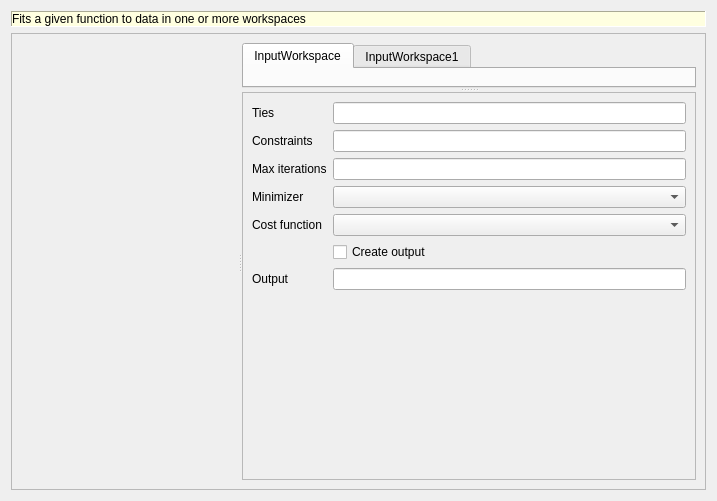
<?xml version="1.0" encoding="UTF-8"?>
<ui version="4.0">
 <class>FitDialog</class>
 <widget class="QWidget" name="FitDialog">
  <property name="geometry">
   <rect>
    <x>0</x>
    <y>0</y>
    <width>717</width>
    <height>501</height>
   </rect>
  </property>
  <property name="windowTitle">
   <string>Fit Dialog</string>
  </property>
  <layout class="QVBoxLayout" name="dialogLayout">
   <item>
    <widget class="QLabel" name="label_2">
     <property name="palette">
      <palette>
       <active>
        <colorrole role="Button">
         <brush brushstyle="SolidPattern">
          <color alpha="255">
           <red>255</red>
           <green>255</green>
           <blue>224</blue>
          </color>
         </brush>
        </colorrole>
        <colorrole role="Base">
         <brush brushstyle="SolidPattern">
          <color alpha="255">
           <red>255</red>
           <green>255</green>
           <blue>224</blue>
          </color>
         </brush>
        </colorrole>
        <colorrole role="Window">
         <brush brushstyle="SolidPattern">
          <color alpha="255">
           <red>255</red>
           <green>255</green>
           <blue>224</blue>
          </color>
         </brush>
        </colorrole>
       </active>
       <inactive>
        <colorrole role="Button">
         <brush brushstyle="SolidPattern">
          <color alpha="255">
           <red>255</red>
           <green>255</green>
           <blue>224</blue>
          </color>
         </brush>
        </colorrole>
        <colorrole role="Base">
         <brush brushstyle="SolidPattern">
          <color alpha="255">
           <red>255</red>
           <green>255</green>
           <blue>224</blue>
          </color>
         </brush>
        </colorrole>
        <colorrole role="Window">
         <brush brushstyle="SolidPattern">
          <color alpha="255">
           <red>255</red>
           <green>255</green>
           <blue>224</blue>
          </color>
         </brush>
        </colorrole>
       </inactive>
       <disabled>
        <colorrole role="Button">
         <brush brushstyle="SolidPattern">
          <color alpha="255">
           <red>255</red>
           <green>255</green>
           <blue>224</blue>
          </color>
         </brush>
        </colorrole>
        <colorrole role="Base">
         <brush brushstyle="SolidPattern">
          <color alpha="255">
           <red>255</red>
           <green>255</green>
           <blue>224</blue>
          </color>
         </brush>
        </colorrole>
        <colorrole role="Window">
         <brush brushstyle="SolidPattern">
          <color alpha="255">
           <red>255</red>
           <green>255</green>
           <blue>224</blue>
          </color>
         </brush>
        </colorrole>
       </disabled>
      </palette>
     </property>
     <property name="autoFillBackground">
      <bool>false</bool>
     </property>
     <property name="styleSheet">
      <string notr="true">background-color: rgb(255, 255, 224);</string>
     </property>
     <property name="frameShape">
      <enum>QFrame::Panel</enum>
     </property>
     <property name="frameShadow">
      <enum>QFrame::Sunken</enum>
     </property>
     <property name="text">
      <string>Fits a given function to data in one or more workspaces</string>
     </property>
     <property name="alignment">
      <set>Qt::AlignJustify|Qt::AlignVCenter</set>
     </property>
     <property name="wordWrap">
      <bool>true</bool>
     </property>
     <property name="margin">
      <number>2</number>
     </property>
    </widget>
   </item>
   <item>
    <widget class="QScrollArea" name="scrollArea_2">
     <property name="widgetResizable">
      <bool>true</bool>
     </property>
     <widget class="QWidget" name="scrollAreaWidgetContents_2">
      <property name="geometry">
       <rect>
        <x>0</x>
        <y>0</y>
        <width>697</width>
        <height>456</height>
       </rect>
      </property>
      <layout class="QVBoxLayout" name="verticalLayout">
       <item>
        <widget class="QSplitter" name="splitter_2">
         <property name="orientation">
          <enum>Qt::Horizontal</enum>
         </property>
         <widget class="MantidQt::MantidWidgets::FunctionBrowser" name="function" native="true"/>
         <widget class="QSplitter" name="splitter">
          <property name="orientation">
           <enum>Qt::Vertical</enum>
          </property>
          <widget class="QTabWidget" name="tabWidget">
           <property name="currentIndex">
            <number>0</number>
           </property>
           <widget class="QWidget" name="tab">
            <attribute name="title">
             <string>InputWorkspace</string>
            </attribute>
           </widget>
           <widget class="QWidget" name="tab_2">
            <attribute name="title">
             <string>InputWorkspace1</string>
            </attribute>
           </widget>
          </widget>
          <widget class="QScrollArea" name="scrollArea">
           <property name="widgetResizable">
            <bool>true</bool>
           </property>
           <widget class="QWidget" name="scrollAreaWidgetContents">
            <property name="geometry">
             <rect>
              <x>0</x>
              <y>0</y>
              <width>439</width>
              <height>387</height>
             </rect>
            </property>
            <layout class="QGridLayout" name="gridLayout">
             <item row="0" column="0">
              <widget class="QLabel" name="label_7">
               <property name="text">
                <string>Ties</string>
               </property>
              </widget>
             </item>
             <item row="0" column="1">
              <widget class="QLineEdit" name="leTies"/>
             </item>
             <item row="1" column="0">
              <widget class="QLabel" name="label_9">
               <property name="text">
                <string>Constraints</string>
               </property>
              </widget>
             </item>
             <item row="1" column="1">
              <widget class="QLineEdit" name="leConstraints"/>
             </item>
             <item row="2" column="0">
              <widget class="QLabel" name="label_3">
               <property name="text">
                <string>Max iterations</string>
               </property>
              </widget>
             </item>
             <item row="2" column="1">
              <widget class="QLineEdit" name="leMaxIterations"/>
             </item>
             <item row="3" column="0">
              <widget class="QLabel" name="label_4">
               <property name="text">
                <string>Minimizer</string>
               </property>
              </widget>
             </item>
             <item row="3" column="1">
              <widget class="QComboBox" name="cbMinimizer"/>
             </item>
             <item row="4" column="0">
              <widget class="QLabel" name="label_5">
               <property name="text">
                <string>Cost function</string>
               </property>
              </widget>
             </item>
             <item row="4" column="1">
              <widget class="QComboBox" name="cbCostFunction"/>
             </item>
             <item row="5" column="1">
              <widget class="QCheckBox" name="chbCreateOutput">
               <property name="text">
                <string>Create output</string>
               </property>
              </widget>
             </item>
             <item row="6" column="0">
              <widget class="QLabel" name="label_6">
               <property name="text">
                <string>Output</string>
               </property>
              </widget>
             </item>
             <item row="6" column="1">
              <widget class="QLineEdit" name="leOutput"/>
             </item>
             <item row="7" column="0">
              <spacer name="verticalSpacer">
               <property name="orientation">
                <enum>Qt::Vertical</enum>
               </property>
               <property name="sizeHint" stdset="0">
                <size>
                 <width>20</width>
                 <height>40</height>
                </size>
               </property>
              </spacer>
             </item>
            </layout>
           </widget>
          </widget>
         </widget>
        </widget>
       </item>
      </layout>
     </widget>
    </widget>
   </item>
  </layout>
 </widget>
 <customwidgets>
  <customwidget>
   <class>MantidQt::MantidWidgets::FunctionBrowser</class>
   <extends>QWidget</extends>
   <header>MantidQtMantidWidgets/FunctionBrowser.h</header>
   <container>1</container>
  </customwidget>
 </customwidgets>
 <resources/>
 <connections/>
</ui>
